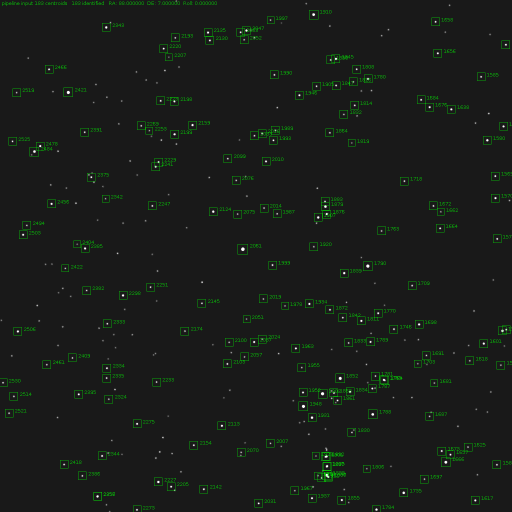
#> input picture project/Star_images/0_perfect_annotation.png, 1024 x 1024 px (shown at 1/2 size); its folder holds 6 pictures in this run; the run also reads 2 pictures not shown here
$ jupyter execute --allow-errors 'Star Tracking.ipynb'   (shell and % lines are left out)
#> lines starting #> are read from the running program, lines starting #| are printed output that depends on the picture; after the words box and inside, x2 and y2 are one past the last pixel; in counts of white or black regions, pixels touching at a corner belong together; long printed decimals are rounded
# Star Tracking
## Detection in high electrical and luminous noise

Importing the libraries

[cell 1]
import matplotlib.pyplot as plt
import cv2
import os
import math
import numpy as np
from mpl_toolkits.mplot3d import Axes3D

Installing skimage to compute peak local maxima

Installing gdown to import the image repositories

[cell 2]
import gdown

Importing the repository with all the images on which we will work

[cell 3]
path = os.getcwd()
print("Your current path", path)
files = os.listdir(path)
print("Files in the current directory:", files)

Downloading the repository with the images

[cell 4]
# Inserisci l’ID del file condiviso
file_id = "1yGgAPiegBl9IBCPWQeXmOKNFGsyhw6MW"
url = f"https://drive.google.com/uc?id={file_id}"

# Scarica nella cartella corrente
output = "Star_images.zip"
gdown.download(url, output, quiet=False)
#> (this line was passed over: gdown is not available in this run)

Unzipping the repository

[cell 5]
import zipfile

#> (the rest of this cell did not finish here and is left out)

[cell 6]
image_path = "./Star_images"
# Elenco di tutti i file immagine (jpg, png, ecc.)
files = [f for f in os.listdir(image_path) if f.lower().endswith(('.png'))]

print(f"{len(files)} images founded:")
for f in files:
    print("-", f)

Checking the images we have downloaded

[cell 7]
cols = 2  # images per line
rows = math.ceil(len(files) / cols)

plt.figure(figsize=(12, 4 * rows))

for i, file in enumerate(files):
    img = cv2.imread(os.path.join(image_path, file))
#> img is the input picture: shape (1024, 1024, 3); mean B, G, R 25.3, 28.6, 25.3

    if img is None:
        raise FileNotFoundError(f"Image not found or failed to load: {image_path}")


    img_rgb = cv2.cvtColor(img, cv2.COLOR_BGR2RGB)

    plt.subplot(rows, cols, i + 1)
    plt.imshow(img_rgb)
    plt.title(file, fontsize=9)
    plt.axis('off')

plt.tight_layout()
plt.show()

## The final goal

[cell 8]
img = cv2.imread(os.path.join(image_path, "0_perfect_annotation.png"))

if img is None:
    raise FileNotFoundError(f"Image not found or failed to load: {image_path}")


img_rgb = cv2.cvtColor(img, cv2.COLOR_BGR2RGB)

plt.imshow(img_rgb)
plt.title("0_perfect_annotation.png", fontsize=9)
plt.axis('off')

The picture above is the result of a star detection analisys made by the program lost (add mor information about it).
Notice that in this detection process, some of the stars were not correctly identified (look at the one not in the green rectangle). The final goal of this project is to perfection the detection process to increase the number of correct detection and to keep the same detection quality on different kind of images, in high noise situation or in clean ones.

## Analyzing the perfect image

[cell 9]
img = cv2.imread(os.path.join(image_path, "1 perfect.png"))

if img is None:
    raise FileNotFoundError(f"Image not found or failed to load: {image_path}")


img_rgb = cv2.cvtColor(img, cv2.COLOR_BGR2RGB)

plt.imshow(img_rgb)
plt.title("1 perfect.png", fontsize=9)
plt.axis('off')

In the image analized by the lost program, almost all stars are visible at the human eye. The contrast is quite high. So a good idea to increment the lightining difference in between the sky and stars would be to use a threshold value.
Let's go step by step:

First of all, let's convert the image from BGR format to shades of gray

[cell 10]
gray_img= cv2.cvtColor(img, cv2.COLOR_BGR2GRAY)
plt.figure(figsize=(10,6))

plt.imshow(gray_img, cmap='gray')
plt.title("Perfect case (grayscale)")
plt.axis('off')
plt.show()

The contrast in light in between sky and stars in this case is quite high, infact:

[cell 11]
# Ottieni dimensioni
rows, cols = gray_img.shape
#> rows = 1024; cols = 1024

# Crea una griglia di coordinate (X = colonne, Y = righe)
X, Y = np.meshgrid(np.arange(cols), np.arange(rows))

# Z corrisponde alla luminosità del pixel
Z = gray_img

[cell 12]
fig = plt.figure(figsize=(10, 6))
ax = fig.add_subplot(111, projection='3d')

# Visualizza la superficie 3D
ax.plot_surface(X, Y, Z, cmap='gray', linewidth=0, antialiased=False)
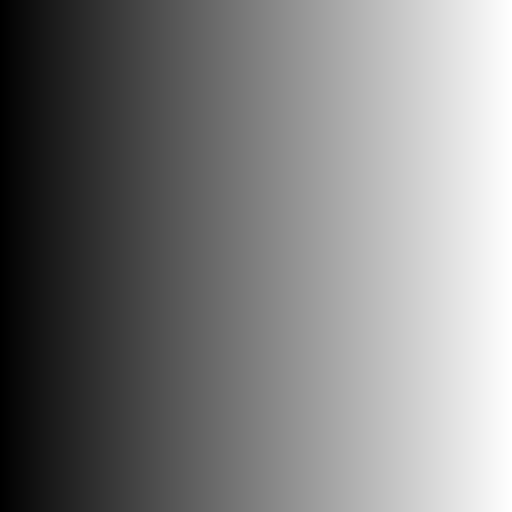
#> X: shape (1024, 1024) int64 (shown at 1/2 size); min 0, max 1023, mean 511.5; drawn with min black and max white

ax.set_xlabel('X (pixel)')
ax.set_ylabel('Y (pixel)')
ax.set_zlabel('Luminosità (0-255)')
ax.set_title('Superficie di intensità luminosa')

plt.show()

[cell 13]
print("Valore minimo:", gray_img.min())
#| Valore minimo: 25
print("Valore massimo:", gray_img.max())
#| Valore massimo: 255

The fact that the minimum value is 25, which is the background, means that we can use whatever value above it to define a star

We can detect as a star whatever has a light level higher than 0 because in this case we have 0 noise.
To distinguish one star from another we will use the countur method, associating multiple adjacent pixels to the same star.

[cell 14]
#Detect only stars within certain dimensions
def detect_stars(frame):
    contours, _ = cv2.findContours(frame, cv2.RETR_EXTERNAL, cv2.CHAIN_APPROX_SIMPLE)
    stars = []
    for c in contours:
        M = cv2.moments(c)
        if M["m00"] > 0:
            cx = int(M["m10"]/M["m00"])
            cy = int(M["m01"]/M["m00"])
            stars.append((cx, cy))
    return np.array(stars)

Before using this function we need just one more step, which is using a threshold to set all the pixel of light higher than it, to white. In fact the function findContours works on binary levels 0 (background) 255 (object).

[cell 15]
_, binary = cv2.threshold(gray_img, 30, 255, cv2.THRESH_BINARY)
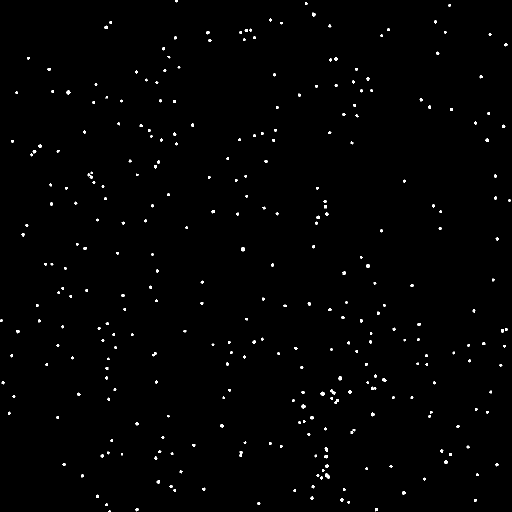
#> binary: shape (1024, 1024) (shown at 1/2 size); 0.79% white; 315 white regions (18 under 20 px)
plt.imshow(binary, cmap='gray')
plt.title("Static Threshold")
plt.axis('off')
plt.show()

[cell 16]
stars = detect_stars(binary)
#> in detect_stars, `contours, _ = cv2.findContours(frame, cv2.RETR_EXTERNAL, cv2.CHAIN_APP..`: contours = 315 contours, 233 with area under 20; largest, box (x1, y1, x2, y2) and area: (650, 947, 660, 957) 53, (482, 494, 490, 503) 46, (669, 798, 678, 808) 39, (641, 783, 649, 792) 39, (603, 809, 611, 817) 38
#> the loop in detect_stars, `for c in contours:` made 315 passes
#> (cx, cy) on passes 1 to 12: (218, 1022), (273, 1019), (752, 1018), (212, 1009), (517, 1006), (697, 1004), (950, 1000), (683, 999), (623, 995), (194, 992), (807, 985), (589, 980)
#> cx on pass 100: 853
#> after the loop in detect_stars, `for c in contours:`: stars = 315 pairs, first value 2 to 1018, second value 1 to 1022
print(f"Rilevate {len(stars)} stelle")
#| Rilevate 315 stelle
plt.imshow(binary, cmap='gray')
plt.scatter(stars[:,0], stars[:,1], c='red', s=5)
plt.show()

We can see that all the stars of the initial picture are now being detected

## Atmosphere noise

[cell 17]
img = cv2.imread(os.path.join(image_path, "2 zero_noise.png"))

if img is None:
    raise FileNotFoundError(f"Image not found or failed to load: {image_path}")


img_rgb = cv2.cvtColor(img, cv2.COLOR_BGR2RGB)

plt.imshow(img_rgb)
plt.title("2 zero_noise.png", fontsize=9)
plt.axis('off')

As we can see, by only adding the atmosphere layer the quality of the image goes down to a much lower value. Here we need to adjust and refine some of the previous step.

[cell 18]
gray_img= cv2.cvtColor(img, cv2.COLOR_BGR2GRAY)
plt.figure(figsize=(10,6))

plt.imshow(gray_img, cmap='gray')
plt.title("Atmosphere (grayscale)")
plt.axis('off')
plt.show()

[cell 19]
# Ottieni dimensioni
rows, cols = gray_img.shape

# Crea una griglia di coordinate (X = colonne, Y = righe)
X, Y = np.meshgrid(np.arange(cols), np.arange(rows))

# Z corrisponde alla luminosità del pixel
Z = gray_img

fig = plt.figure(figsize=(10, 6))
ax = fig.add_subplot(111, projection='3d')

# Visualizza la superficie 3D
ax.plot_surface(X, Y, Z, cmap='gray', linewidth=0, antialiased=False)

ax.set_xlabel('X (pixel)')
ax.set_ylabel('Y (pixel)')
ax.set_zlabel('Luminosità (0-255)')
ax.set_title('Superficie di intensità luminosa')

plt.show()

[cell 20]
print("Valore minimo:", gray_img.min())
#| Valore minimo: 25
print("Valore massimo:", gray_img.max())
#| Valore massimo: 255

Thresholding here would not have the same effect as it previously did, because the light contrast is not high for every star, in contrast, many of the stars are now hidden by the atmosphere in the darker values. Lowering the treshold to the immediate next value with respect to the minimum one, from 25 to 26, is not really a good option. If we do it we do se any more stars with respect to the ones that we can see by keeping the same threshold than before, but we might end up in errors of detection, detecting pixel belonging to the background, but a bit lighter, as stars. This is never a good option. (controlla bene)

[cell 21]
_, binary_low = cv2.threshold(gray_img, 26, 255, cv2.THRESH_BINARY)
#> binary_low: shape (1024, 1024); 0.38% white in thin lines or dots
_, binary_same = cv2.threshold(gray_img, 30, 255, cv2.THRESH_BINARY)
#> binary_same: shape (1024, 1024); 0.07% white in thin lines or dots
# ...existing code...
fig, axes = plt.subplots(1, 2, figsize=(15, 5))
axes[0].imshow(binary_low, cmap='gray')
axes[0].set_title("Low Threshold", fontsize=9)
axes[0].axis('off')

axes[1].imshow(binary_same, cmap='gray')
axes[1].set_title("Same Threshold", fontsize=9)
axes[1].axis('off')

plt.tight_layout()
plt.show()
# ...existing code...

plt.tight_layout()
plt.show()

Let's use a logarithmic scale together with contrastant shades of color to better visualize the different of level of light among the pixels of the image

[cell 22]
import numpy as np
import matplotlib.pyplot as plt

# Evita log(0) aggiungendo un piccolo offset
Z_log = np.log1p(Z)  # log(1 + Z)

fig = plt.figure(figsize=(10, 6))
ax = fig.add_subplot(111, projection='3d')

# Grafico della superficie logaritmica
ax.plot_surface(X, Y, Z_log, cmap='gray', linewidth=0, antialiased=False)
surf = ax.plot_surface(X, Y, np.log1p(Z),
                       cmap='gray',
                       edgecolor='red',
                       linewidth=0.2,
                       shade=True)

ax.set_xlabel('X (pixel)')
ax.set_ylabel('Y (pixel)')
ax.set_zlabel('log(1 + Luminosità)')
ax.set_title('Superficie logaritmica della luminosità')

plt.show()

All of these are the stars detected

[cell 23]
from skimage.feature import peak_local_max

# Trova i picchi (stelle) sull’immagine grigia
coordinates = peak_local_max(gray_img, min_distance=5, threshold_abs=25)
#> coordinates = 312 pairs, first value 7 to 1018, second value 6 to 1012

print("Numero di picchi rilevati:", len(coordinates))
#| Numero di picchi rilevati: 312

# Visualizza
plt.imshow(gray_img, cmap='gray')
plt.scatter(coordinates[:, 1], coordinates[:, 0], c='r', s=15, marker='x')
plt.title("Picchi (stelle candidate)")
plt.show()

# VALUTA SE INSERIRE

[cell 24]
import cv2
import numpy as np
from matplotlib import pyplot as plt

# Filtro morfologico per stimare il fondo (rimuove oggetti piccoli come stelle)
kernel = cv2.getStructuringElement(cv2.MORPH_ELLIPSE, (25,25))
background = cv2.morphologyEx(gray_img, cv2.MORPH_OPEN, kernel)
#> background: shape (1024, 1024); every value is 25

# Sottrai il fondo
foreground = cv2.subtract(gray_img, background)

plt.figure(figsize=(15,5))
plt.subplot(1,3,1); plt.imshow(gray_img, cmap='gray'); plt.title("Originale")
plt.subplot(1,3,2); plt.imshow(background, cmap='gray'); plt.title("Fondo stimato")
plt.subplot(1,3,3); plt.imshow(foreground, cmap='gray'); plt.title("Sottratto (solo stelle)")
plt.show()

[cell 25]
clahe = cv2.createCLAHE(clipLimit=3.0, tileGridSize=(8,8))
enhanced = clahe.apply(gray_img)

plt.imshow(enhanced, cmap='gray')
plt.title("CLAHE su immagine sottratta")
plt.axis('off')
plt.show()

[cell 26]
stars = detect_stars(binary)
#> the loop in detect_stars (call 2), `for c in contours:` made 315 passes
print(f"Rilevate {len(stars)} stelle")
#| Rilevate 315 stelle
plt.imshow(binary, cmap='gray')
plt.scatter(stars[:,0], stars[:,1], c='red', s=5)
plt.show()

# FINE SEZIONE

## Adding some electric noise

[cell 27]
img = cv2.imread(os.path.join(image_path, "4 more_noise.png"))
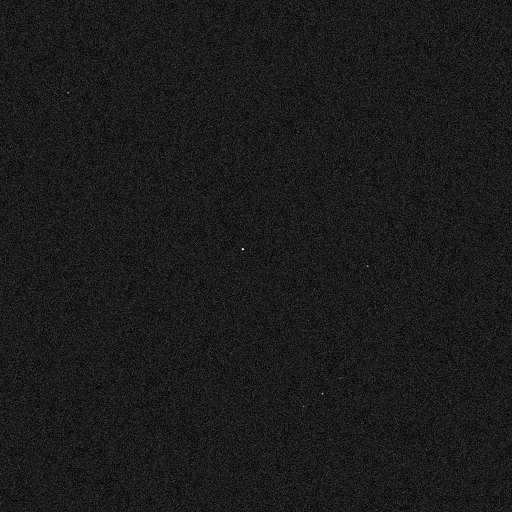
#> input picture project/Star_images/4 more_noise.png, 1024 x 1024 px (shown at 1/2 size)
#> img is the input picture: shape (1024, 1024, 3); min 0, max 255, mean 26.6

if img is None:
    raise FileNotFoundError(f"Image not found or failed to load: {image_path}")


gray_img = cv2.cvtColor(img, cv2.COLOR_BGR2GRAY)

plt.imshow(gray_img, cmap='gray')
plt.title("4 more_noise.png", fontsize=9)
plt.axis('off')

[cell 28]
from skimage.feature import peak_local_max

# Trova i picchi (stelle) sull’immagine grigia
coordinates = peak_local_max(gray_img, min_distance=5, threshold_abs=26)
#> coordinates = 8797 pairs, first value 5 to 1018, second value 5 to 1018

print("Numero di picchi rilevati:", len(coordinates))
#| Numero di picchi rilevati: 8797

# Visualizza
plt.imshow(gray_img, cmap='gray')
plt.scatter(coordinates[:, 1], coordinates[:, 0], c='r', s=15, marker='x')
plt.title("Picchi (stelle candidate)")
plt.show()

As visible the previous method is no longer working on this image. This is due to it's light variance graph, infact:

[cell 29]
# Ottieni dimensioni
rows, cols = gray_img.shape

# Crea una griglia di coordinate (X = colonne, Y = righe)
X, Y = np.meshgrid(np.arange(cols), np.arange(rows))

# Z corrisponde alla luminosità del pixel
Z = gray_img

# Evita log(0) aggiungendo un piccolo offset
Z_log = np.log1p(Z)  # log(1 + Z)

fig = plt.figure(figsize=(10, 6))
ax = fig.add_subplot(111, projection='3d')

# Grafico della superficie logaritmica
ax.plot_surface(X, Y, Z_log, cmap='gray', linewidth=0, antialiased=False)
surf = ax.plot_surface(X, Y, np.log1p(Z),
                       cmap='gray',
                       edgecolor='red',
                       linewidth=0.2,
                       shade=True)

ax.set_xlabel('X (pixel)')
ax.set_ylabel('Y (pixel)')
ax.set_zlabel('log(1 + Luminosità)')
ax.set_title('Superficie logaritmica della luminosità')

plt.show()

This is horrible

[cell 30]
fig = plt.figure(figsize=(10, 6))
ax = fig.add_subplot(111, projection='3d')

# Visualizza la superficie 3D
ax.plot_surface(X, Y, Z, cmap='gray', linewidth=0, antialiased=False)

ax.set_xlabel('X (pixel)')
ax.set_ylabel('Y (pixel)')
ax.set_zlabel('Luminosità (0-255)')
ax.set_title('Superficie di intensità luminosa')

plt.show()
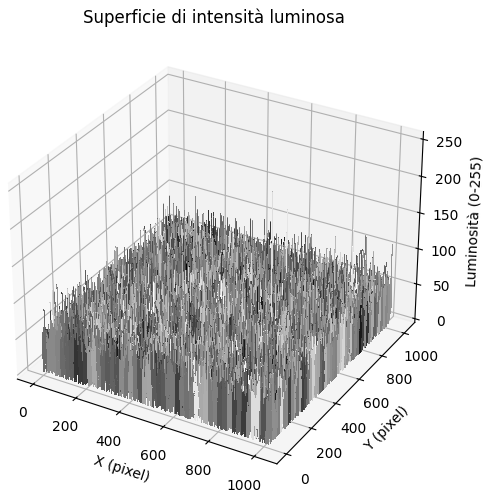
#> figure drawn by matplotlib, 1 panel

How to work on it in this case?

What was useful before was that each white section was well distantiated from the other, making it easy to distinguish about being stars. Now, with the noise, we have intermitted white pixel even though they are not stars. To differ from noise to stars we need to add a new information and to understand the nature of the noise in order to use the right filter.

[cell 31]
average_val = np.mean(gray_img)
#> average_val = 26.64
print("Luminosità media:", average_val)
#| Luminosità media: 26.638

[cell 32]
# Numero di pixel nel range medio ± tolleranza
mask = (gray_img >= 0) & (gray_img <= average_val + 2)
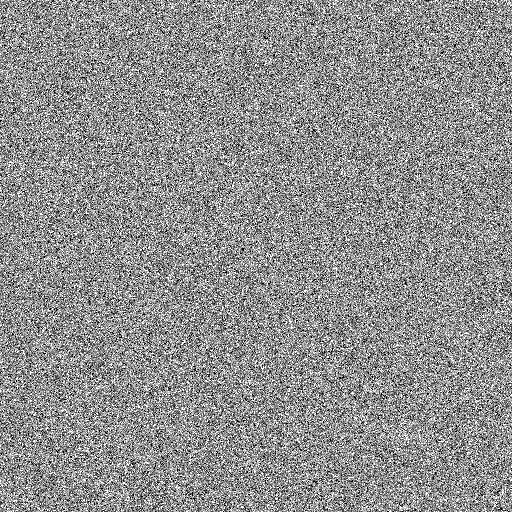
#> mask: shape (1024, 1024) bool (shown at 1/2 size); 56% white; black in thin lines or dots
num_in_range = np.count_nonzero(mask)
#> num_in_range = 587385

# Totale pixel
total_pixels = gray_img.size
#> total_pixels = 1048576

# Percentuale
percentage = (num_in_range / total_pixels) * 100
#> percentage = 56.02

print(f"Pixel con luminosità ~{average_val:.2f}: {percentage:.2f}% dell'immagine")
#| Pixel con luminosità ~26.64: 56.02% dell'immagine

[cell 33]
denoised = cv2.bilateralFilter(gray_img, 9, 50, 100)

plt.figure(figsize=(12,4))
plt.subplot(1,3,1); plt.imshow(gray_img, cmap='gray'); plt.title("Originale")
plt.subplot(1,3,2); plt.imshow(denoised, cmap='gray'); plt.title("Immagine denoised")
plt.axis('off')
plt.show()

[cell 34]
Z_eq = cv2.equalizeHist(Z)
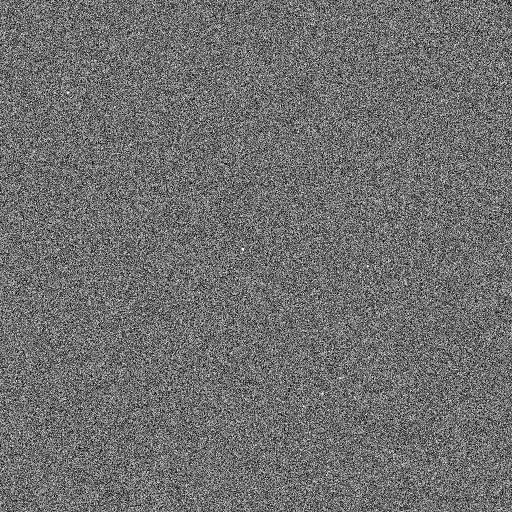
#> Z_eq: shape (1024, 1024) (shown at 1/2 size); min 0, max 255, mean 110.9
plt.figure(figsize=(8,6))
plt.imshow(Z_eq, cmap='gray')
plt.title('Immagine equalizzata')
plt.axis('off')
plt.show()

[cell 35]
rows, cols = Z_eq.shape
X, Y = np.meshgrid(np.arange(cols), np.arange(rows))

fig = plt.figure(figsize=(10,6))
ax = fig.add_subplot(111, projection='3d')

# Grafico 3D dell’immagine equalizzata
ax.plot_surface(X, Y, Z_eq, cmap='gray', linewidth=0, antialiased=False)

ax.set_xlabel('X (pixel)')
ax.set_ylabel('Y (pixel)')
ax.set_zlabel('Luminosità equalizzata (0–255)')
ax.set_title('Superficie 3D — immagine equalizzata')

plt.show()

[cell 36]
import cv2
import numpy as np
import matplotlib.pyplot as plt

# Crea una versione sfocata (low-pass)
blur = cv2.GaussianBlur(gray_img, (15, 15), 0)

# Sottrai la componente a bassa frequenza
highpass = cv2.subtract(gray_img, blur)

plt.figure(figsize=(12,4))
plt.subplot(1,3,1); plt.imshow(gray_img, cmap='gray'); plt.title("Originale")
plt.subplot(1,3,2); plt.imshow(blur, cmap='gray'); plt.title("Low-pass (blur)")
plt.subplot(1,3,3); plt.imshow(highpass, cmap='gray'); plt.title("High-pass (dettagli)")
plt.show()

[cell 37]
# Ottieni dimensioni
rows, cols = highpass.shape

# Crea una griglia di coordinate (X = colonne, Y = righe)
X, Y = np.meshgrid(np.arange(cols), np.arange(rows))

# Z corrisponde alla luminosità del pixel
Z = highpass

# Evita log(0) aggiungendo un piccolo offset
Z_log = np.log1p(Z)  # log(1 + Z)
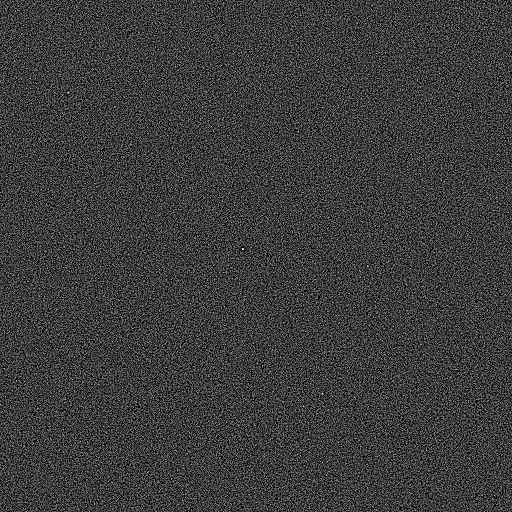
#> Z_log: shape (1024, 1024) float16 (shown at 1/2 size); min 0, max 5.18, mean 1.22; drawn with min black and max white

fig = plt.figure(figsize=(10, 6))
ax = fig.add_subplot(111, projection='3d')

# Visualizza la superficie 3D
ax.plot_surface(X, Y, Z, cmap='gray', linewidth=0, antialiased=False)

ax.set_xlabel('X (pixel)')
ax.set_ylabel('Y (pixel)')
ax.set_zlabel('Luminosità (0-255)')
ax.set_title('Superficie di intensità luminosa')

plt.show()
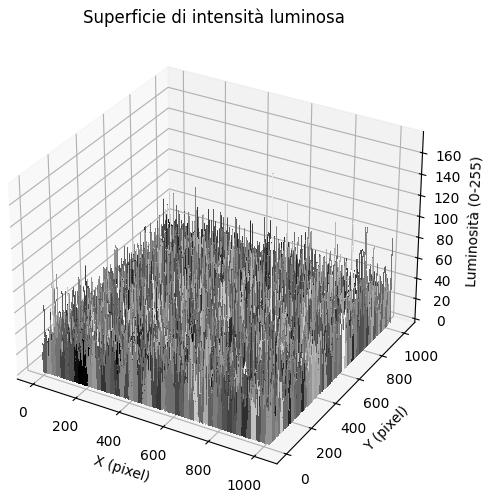
#> figure drawn by matplotlib, 1 panel


plt.show()

[cell 38]
average_val = np.mean(highpass)
#> average_val = 8.23
print("Luminosità media:", average_val)
#| Luminosità media: 8.233

# Numero di pixel nel range medio ± tolleranza
mask = (highpass >= 0) & (highpass <= average_val + 2)
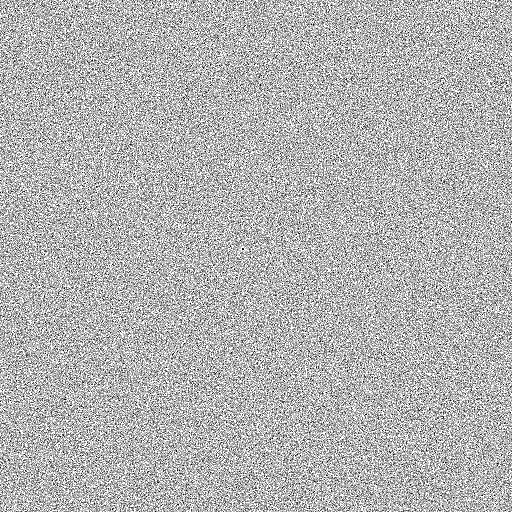
#> mask: shape (1024, 1024) bool (shown at 1/2 size); 70.4% white; black in thin lines or dots
num_in_range = np.count_nonzero(mask)
#> num_in_range = 737844

# Totale pixel
total_pixels = highpass.size

# Percentuale
percentage = (num_in_range / total_pixels) * 100
#> percentage = 70.37

print(f"Pixel con luminosità ~{average_val:.2f}: {percentage:.2f}% dell'immagine")
#| Pixel con luminosità ~8.23: 70.37% dell'immagine

[cell 39]
# Trova i picchi (stelle) sull’immagine grigia
coordinates = peak_local_max(highpass, min_distance=5, threshold_abs=75)        #perchè? Calcola valori più presenti di luminosità
#> coordinates = 304 pairs, first value 5 to 1011, second value 8 to 1014

print("Numero di picchi rilevati:", len(coordinates))
#| Numero di picchi rilevati: 304

# Visualizza
plt.imshow(highpass, cmap='gray')
plt.scatter(coordinates[:, 1], coordinates[:, 0], c='r', s=15, marker='x')
plt.title("Picchi (stelle candidate)")
plt.show()
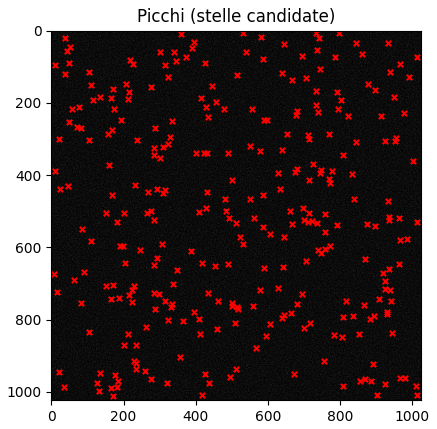
#> figure drawn by matplotlib, 1 panel
